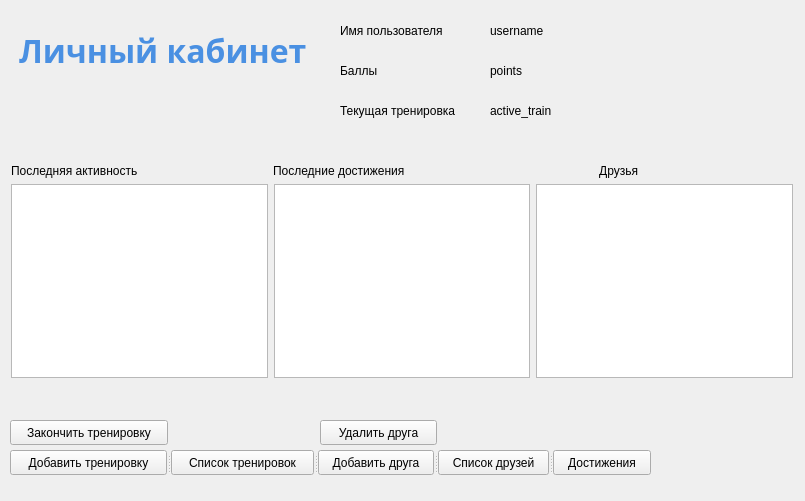
<?xml version="1.0" encoding="UTF-8"?>
<ui version="4.0">
 <class>dashboard</class>
 <widget class="QWidget" name="dashboard">
  <property name="geometry">
   <rect>
    <x>0</x>
    <y>0</y>
    <width>805</width>
    <height>501</height>
   </rect>
  </property>
  <property name="windowTitle">
   <string>Form</string>
  </property>
  <property name="styleSheet">
   <string notr="true">background: qlineargradient(
    x1: 0, y1: 0, x2: 1, y2: 1, 
    stop: 0 #A8D8FF, stop: 1 #F0E1FF
);
font-family: &quot;Noto Sans&quot;;</string>
  </property>
  <widget class="QLabel" name="dashboard_title">
   <property name="geometry">
    <rect>
     <x>0</x>
     <y>0</y>
     <width>321</width>
     <height>101</height>
    </rect>
   </property>
   <property name="font">
    <font>
     <family>Noto Sans</family>
     <pointsize>24</pointsize>
     <italic>false</italic>
     <bold>true</bold>
    </font>
   </property>
   <property name="styleSheet">
    <string notr="true">QLabel {
    color: #4A90E2;           /* Цвет текста — красивый синий */
/* Градиент от белого к светло-голубому */
    padding: 10px;            /* Отступы для текста */
    border-radius: 5px;       /* Скругленные углы */
    box-shadow: 2px 2px 10px rgba(0, 0, 0, 0.1);  /* Тень для заголовка */
}

QLabel:hover {
    color: #1A73E8;  /* Изменение цвета текста при наведении */
}

QLabel:focus {
    border: 2px solid #4A90E2;  /* Подсветка синей рамкой при фокусе */
}
</string>
   </property>
   <property name="text">
    <string>Личный кабинет</string>
   </property>
  </widget>
  <widget class="QLabel" name="points_label">
   <property name="geometry">
    <rect>
     <x>340</x>
     <y>60</y>
     <width>131</width>
     <height>21</height>
    </rect>
   </property>
   <property name="styleSheet">
    <string notr="true">color: #000000;</string>
   </property>
   <property name="text">
    <string>Баллы</string>
   </property>
  </widget>
  <widget class="QLabel" name="username_label">
   <property name="geometry">
    <rect>
     <x>340</x>
     <y>20</y>
     <width>131</width>
     <height>21</height>
    </rect>
   </property>
   <property name="styleSheet">
    <string notr="true">color: #000000;</string>
   </property>
   <property name="text">
    <string>Имя пользователя</string>
   </property>
  </widget>
  <widget class="QSplitter" name="splitter_2">
   <property name="geometry">
    <rect>
     <x>10</x>
     <y>450</y>
     <width>641</width>
     <height>25</height>
    </rect>
   </property>
   <property name="orientation">
    <enum>Qt::Orientation::Horizontal</enum>
   </property>
   <widget class="QPushButton" name="add_activity">
    <property name="styleSheet">
     <string notr="true">color: #000000</string>
    </property>
    <property name="text">
     <string>Добавить тренировку</string>
    </property>
   </widget>
   <widget class="QPushButton" name="list_activity">
    <property name="styleSheet">
     <string notr="true">color: #000000</string>
    </property>
    <property name="text">
     <string>Список тренировок</string>
    </property>
   </widget>
   <widget class="QPushButton" name="add_friend">
    <property name="styleSheet">
     <string notr="true">color: #000000</string>
    </property>
    <property name="text">
     <string>Добавить друга</string>
    </property>
   </widget>
   <widget class="QPushButton" name="friend_list_button">
    <property name="styleSheet">
     <string notr="true">color: #000000</string>
    </property>
    <property name="text">
     <string>Список друзей</string>
    </property>
   </widget>
   <widget class="QPushButton" name="achievements_button">
    <property name="styleSheet">
     <string notr="true">color: #000000</string>
    </property>
    <property name="text">
     <string>Достижения</string>
    </property>
   </widget>
  </widget>
  <widget class="QPushButton" name="end_activity">
   <property name="geometry">
    <rect>
     <x>10</x>
     <y>420</y>
     <width>158</width>
     <height>25</height>
    </rect>
   </property>
   <property name="styleSheet">
    <string notr="true">color: #000000</string>
   </property>
   <property name="text">
    <string>Закончить тренировку</string>
   </property>
  </widget>
  <widget class="QLabel" name="current_train_label">
   <property name="geometry">
    <rect>
     <x>340</x>
     <y>100</y>
     <width>131</width>
     <height>21</height>
    </rect>
   </property>
   <property name="styleSheet">
    <string notr="true">color: #000000;</string>
   </property>
   <property name="text">
    <string>Текущая тренировка</string>
   </property>
  </widget>
  <widget class="QPushButton" name="delete_friend_button">
   <property name="geometry">
    <rect>
     <x>320</x>
     <y>420</y>
     <width>117</width>
     <height>25</height>
    </rect>
   </property>
   <property name="styleSheet">
    <string notr="true">color: #000000</string>
   </property>
   <property name="text">
    <string>Удалить друга</string>
   </property>
  </widget>
  <widget class="QLabel" name="username">
   <property name="geometry">
    <rect>
     <x>490</x>
     <y>20</y>
     <width>131</width>
     <height>21</height>
    </rect>
   </property>
   <property name="styleSheet">
    <string notr="true">color: #000000;</string>
   </property>
   <property name="text">
    <string>username</string>
   </property>
  </widget>
  <widget class="QLabel" name="points">
   <property name="geometry">
    <rect>
     <x>490</x>
     <y>60</y>
     <width>131</width>
     <height>21</height>
    </rect>
   </property>
   <property name="styleSheet">
    <string notr="true">color: #000000;</string>
   </property>
   <property name="text">
    <string>points</string>
   </property>
  </widget>
  <widget class="QLabel" name="active_train">
   <property name="geometry">
    <rect>
     <x>490</x>
     <y>100</y>
     <width>131</width>
     <height>21</height>
    </rect>
   </property>
   <property name="styleSheet">
    <string notr="true">color: #000000;</string>
   </property>
   <property name="text">
    <string>active_train</string>
   </property>
  </widget>
  <widget class="QWidget" name="">
   <property name="geometry">
    <rect>
     <x>11</x>
     <y>184</y>
     <width>782</width>
     <height>194</height>
    </rect>
   </property>
   <layout class="QHBoxLayout" name="horizontalLayout">
    <item>
     <widget class="QListWidget" name="list_last_activity">
      <property name="styleSheet">
       <string notr="true">color: #000000</string>
      </property>
     </widget>
    </item>
    <item>
     <widget class="QListWidget" name="achievements_list">
      <property name="styleSheet">
       <string notr="true">color: #000000;</string>
      </property>
     </widget>
    </item>
    <item>
     <widget class="QListWidget" name="friends_list">
      <property name="styleSheet">
       <string notr="true">color: #000000;</string>
      </property>
     </widget>
    </item>
   </layout>
  </widget>
  <widget class="QWidget" name="">
   <property name="geometry">
    <rect>
     <x>11</x>
     <y>161</y>
     <width>781</width>
     <height>19</height>
    </rect>
   </property>
   <layout class="QHBoxLayout" name="horizontalLayout_2">
    <item>
     <widget class="QLabel" name="last_activity_label">
      <property name="styleSheet">
       <string notr="true">color: #000000;</string>
      </property>
      <property name="text">
       <string>Последняя активность</string>
      </property>
     </widget>
    </item>
    <item>
     <widget class="QLabel" name="achievements_label">
      <property name="styleSheet">
       <string notr="true">color: #000000;</string>
      </property>
      <property name="text">
       <string>Последние достижения</string>
      </property>
     </widget>
    </item>
    <item>
     <widget class="QLabel" name="friends_label">
      <property name="styleSheet">
       <string notr="true">color: #000000;</string>
      </property>
      <property name="text">
       <string>                   Друзья</string>
      </property>
     </widget>
    </item>
   </layout>
  </widget>
 </widget>
 <resources/>
 <connections/>
</ui>
